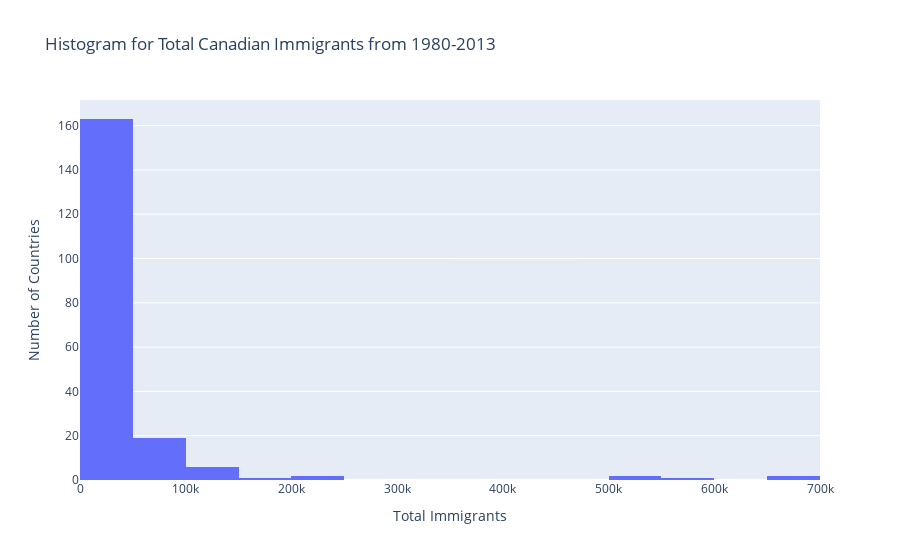

Notebook cell for this chart:
### Markdown cell above
### Total Immigrants Histogram

### Code cell
# For this plot the original version of the dataset is best
fig = px.histogram(df_can, x="Total", title="Histogram for Total Canadian Immigrants from 1980-2013")
fig.update_layout(xaxis_title="Total Immigrants", yaxis_title="Number of Countries")
fig.show()

### Figure 1 — Plotly figure (JSON) as saved in the notebook; plotly's stock layout.template omitted (floating-point values rounded to 4 significant figures; data arrays with more than 128 entries replaced by an {"elided": "..."} marker saying what was removed)
{"data": [{"alignmentgroup": "True", "bingroup": "x", "hovertemplate": "Total=%{x}<br>count=%{y}<extra></extra>", "legendgroup": "", "marker": {"color": "#636efa", "pattern": {"shape": ""}}, "name": "", "offsetgroup": "", "orientation": "v", "showlegend": false, "type": "histogram", "x": {"elided": "196 int values"}, "xaxis": "x", "yaxis": "y"}], "layout": {"autosize": true, "barmode": "relative", "legend": {"tracegroupgap": 0}, "title": {"text": "Histogram for Total Canadian Immigrants from 1980-2013"}, "xaxis": {"anchor": "y", "autorange": true, "domain": [0, 1], "range": [-0.5, 700000.0], "title": {"text": "Total Immigrants"}, "type": "linear"}, "yaxis": {"anchor": "x", "autorange": true, "domain": [0, 1], "range": [0, 171.6], "title": {"text": "Number of Countries"}}}}
